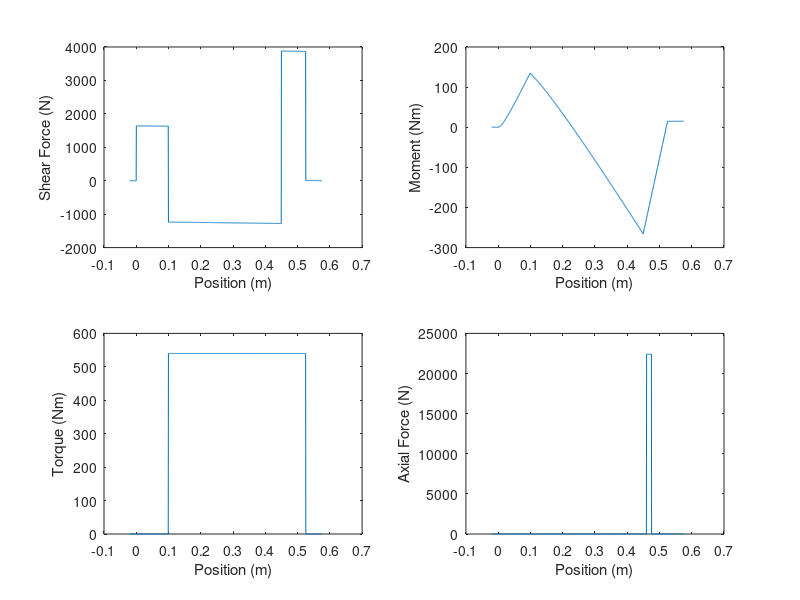

Here is the MATLAB script that generated this plot: (Note: this script raises an error after producing the figure.)
% Main script
clear;
g = 9.81;
shaftSpeed = 300*2*pi/60; % rad/s
S_ut = 460e6; % Pa
S_y = 380e6; % Pa

inToMm = 25.4; % converting inches to mm

% Table 11-2 Transverse (col1 = Bore Diameter, col3 = Bearing Width, col4 =
% Fillet Radius).  Note we are supposed to have a fillet radius <= 1mm for
% the gears.
table_112 = [10 30 9 0.6 12.5 27 5.07 2.24 4.94 2.12;
    12 32 10 0.6 14.5 28 6.89 3.10 7.02 3.05;
    15 35 11 0.6 17.5 31 7.80 3.55 8.06 3.65;
    17 40 12 0.6 19.5 34 9.56 4.50 9.95 4.75;
    20 47 14 1.0 25 41 12.7 6.20 13.3 6.55;
    25 52 15 1.0 30 47 14.0 6.95 14.8 7.65;
    30 62 16 1.0 35 55 19.5 10.0 20.3 11.0;
    35 72 17 1.0 41 65 25.5 13.7 27.0 15.0;
    40 80 18 1.0 46 72 30.7 16.6 31.9 18.6;
    45 85 19 1.0 52 77 33.2 18.6 35.8 21.2;
    50 90 20 1.0 56 82 35.1 19.6 37.7 22.8;
    55 100 21 1.5 63 90 43.6 25.0 46.2 28.5;
    60 110 22 1.5 70 99 47.5 28.0 55.9 35.5;
    65 120 23 1.5 74 109 55.9 34.0 63.7 41.5;
    70 125 24 1.5 79 114 61.8 37.5 68.9 45.5;
    75 130 25 1.5 86 119 66.3 40.5 71.5 49.0;
    80 140 26 2.0 93 127 70.2 45.0 80.6 55.0;
    85 150 28 2.0 99 136 83.2 53.0 90.4 63.0;
    90 160 30 2.0 104 146 95.6 62.0 106 73.5;
    95 170 32 2.0 110 156 108 69.5 121 85.0];

% length range (m)
leftPoint = -20e-3;  % m
rightPoint = 575e-3; % m

N = 1000; % num points

% Choose 1020 Cold Drawn Carbon Steel
% https://www.makeitfrom.com/material-properties/Cold-Drawn-1020-Carbon-Steel/
E = 190e9;      % Young's modulus
rho = 7.9e3;    % kg/m^3

%% Define x-dimension and location of shoulders, forces and components
x = linspace(leftPoint, rightPoint, N);
dx = (rightPoint-leftPoint)/(N-1);

xBearing  = [0.000 0.450];             % bearing locations
xGear     = [0.100 0.525];             % gear locations
xShoulder = [0.150 0.440 0.460 0.475]; % shoulder locations
xForce    = [0.000 0.100 0.450 0.525]; % force locations

% Compute index in x-vector
iX = @(x) int16((x-leftPoint)/dx)+1;
iBearing   = iX(xBearing);
iGear      = iX(xGear);
iShoulder  = iX(xShoulder);
iForce     = iX(xForce);

% Initial guess of segment dimaters based on previous runs
dnVec = [35 45 55 65 50];

% Make diameter vector
dVec = zeros(1,N);
dVec(1:iShoulder(1)) = dnVec(1); 
dVec(iShoulder(1):iShoulder(2)) = dnVec(2);
dVec(iShoulder(2):iShoulder(3)) = dnVec(3);
dVec(iShoulder(3):iShoulder(4)) = dnVec(4);
dVec(iShoulder(4):N) = dnVec(5);

% Forces along shaft (N)
% Includes forces on gears and weight of gears
V = zeros(1,N);
V(iForce(1):iForce(2)) = 1.59e3;  % N
V(iForce(2):iForce(3)) = -1.28e3; % N
V(iForce(3):iForce(4)) = 3.86e3;  % N

% Consider weight of shaft
W = pi/4*(dVec*1e-3).^2 *dx*rho*g; % weight of shaft
shaftWeight = sum(W);
shaftCentroid = sum(W.*x)/shaftWeight;

% Weight reactions from bearings
Wr = 0*x;
Wr(iBearing(1)) = (shaftCentroid-xBearing(1))/(xBearing(2)-xBearing(1))*shaftWeight;
Wr(iBearing(2)) = (xBearing(2)-shaftCentroid)/(xBearing(2)-xBearing(1))*shaftWeight;

% compute sheer due to weight associated reactions
Vw = 0*x;
for index = 1:N
   Vw(index) = sum(Wr(1:index)-W(1:index)); 
end
V = V + Vw; % Add sheer form weights to other sheer
V(end) = 0;

% Moment along shaft (Nm)
for i=1:N
   M(i) = mean(V(1:i))*x(i); 
end

% Torque along shaft
T = zeros(1,N);
T(iGear(1):iGear(2)) = 540; % Nm

% Axial Force along shaft
F_axial = zeros(1,N);
F_axial(iShoulder(3):iShoulder(4)) = 22.4e3; % N

figure(1)
subplot(2,2,1)
plot(x,V)
xlabel('Position (m)')
ylabel('Shear Force (N)')
subplot(2,2,2)
plot(x,M)
xlabel('Position (m)')
ylabel('Moment (Nm)')
subplot(2,2,3)
plot(x,T)
xlabel('Position (m)')
ylabel('Torque (Nm)')
subplot(2,2,4)
plot(x,F_axial)
xlabel('Position (m)')
ylabel('Axial Force (N)')

% Critical location is at left shoulder for the worm gear (high moment,
% torque and axial loading present, large change in radii).
Ma = M(iShoulder(4)); % Nm
Tm = T(iShoulder(4));     % Nm

for i=1:length(table_112(:,1))
    d = table_112(i,1);
    D = 1.3*d;
    r = min([table_112(i,4) 1]); % set radi to reccomended radii but cap at 1mm
    n4 = fatigueAnalysis(r,d,D,Ma,Tm);
    if n4 >= 3
        d5 = d;
        [~, index] = min(abs(table_112(:,1)-D));
        d4 = table_112(index,1);
        break
    end
end

% Next check interface for right bearing and its shoulder.
Ma = M(iShoulder(3)); % Nm
Tm = T(iShoulder(3)); % Nm

[~, index] = min(abs(table_112(:,1)-d4/1.2));
d3 = table_112(index,1);
r = min([table_112(index,4) 1]);
n3 = fatigueAnalysis(r,d3,d4,Ma,Tm);

% Next check interface for right bearing shoulder and longer part of the 
% shaft.
Ma = M(iShoulder(2)); % Nm
Tm = T(iShoulder(2)); % Nm

[~, index] = min(abs(table_112(:,1)-d3/1.2));
d2 = table_112(index,1);
r  = min([table_112(index,4) 1]);
n2 = fatigueAnalysis(r,d3,d4,Ma,Tm);

% Next check interface for left bearing shoulder.
Ma = M(iShoulder(1)); % Nm
Tm = T(iShoulder(1)); % Nm

[c, index] = min(abs(table_112(:,1)-d2/1.2));
d1 = table_112(index,1);
r  = min([table_112(index,4) 1]);
n1 = fatigueAnalysis(r,d3,d4,Ma,Tm);

% Shaft diameters
assert(dnVec(1)==d1, 'd1 guess wrong')
assert(dnVec(2)==d2, 'd2 guess wrong')
assert(dnVec(3)==d3, 'd3 guess wrong')
assert(dnVec(4)==d4, 'd4 guess wrong')
assert(dnVec(5)==d5, 'd5 guess wrong')

% Compute yield safety factor
sFYield = yieldAnalysis(V, M, T, dVec, S_y, length(V))

% Compute deflection and check values
[y, yx] = findDeflection(x, dVec, xBearing, M, E);

figure(4)
plot(x,y*1e3);
title('Deflection')
xlabel('Position (m)'); ylabel('Deflection (mm)');
fprintf('Deflection at spur gear is %.1e mm and at worm it is %.1e mm.\n', y(iGear(1))*1e3, y(iGear(1))*1e3)
% Both gears have > 3 teeth/inch
fprintf('Max deflection at spur gear is %.1e mm and at worm it is %.1e mm.\n\n', 0.01*inToMm, 0.01*inToMm)

figure(5)
plot(x,yx)
title('Slope')
xlabel('Position (m)'); ylabel('Slope (rad)');
[yxmax, imax] = max(yx);
fprintf('Slope at bearing A is %.1e rad and at B it is %.1e rad.\n', yx(iBearing(1)), yx(iBearing(2)))
% Assume deep-groove ball bearing at A and tapered roller bearing at B.
fprintf('Max slope at bearing A is %.1e rad and at B it is %.1e rad.\n\n', 0.001, 0.0005)

% Check critical speed
maxSpeed = findCriticalSpeed(x, y, W); %rad/s
assert(shaftSpeed < maxSpeed, 'Shaft critical speed too low');

% Plot final shaft design
figure(2)
hold on
plot(x,dVec/2, 'b')
plot(x,-dVec/2, 'b')
plot(x(1)*[1 1], [1 -1]*dVec(1)/2, 'b')
plot(x(end)*[1 1], [1 -1]*dVec(end)/2, 'b')
hold off
%axis([0 550e-3 30 70])
xlabel('Position (m)'); ylabel('Shaft Outline (mm)');

%close all
